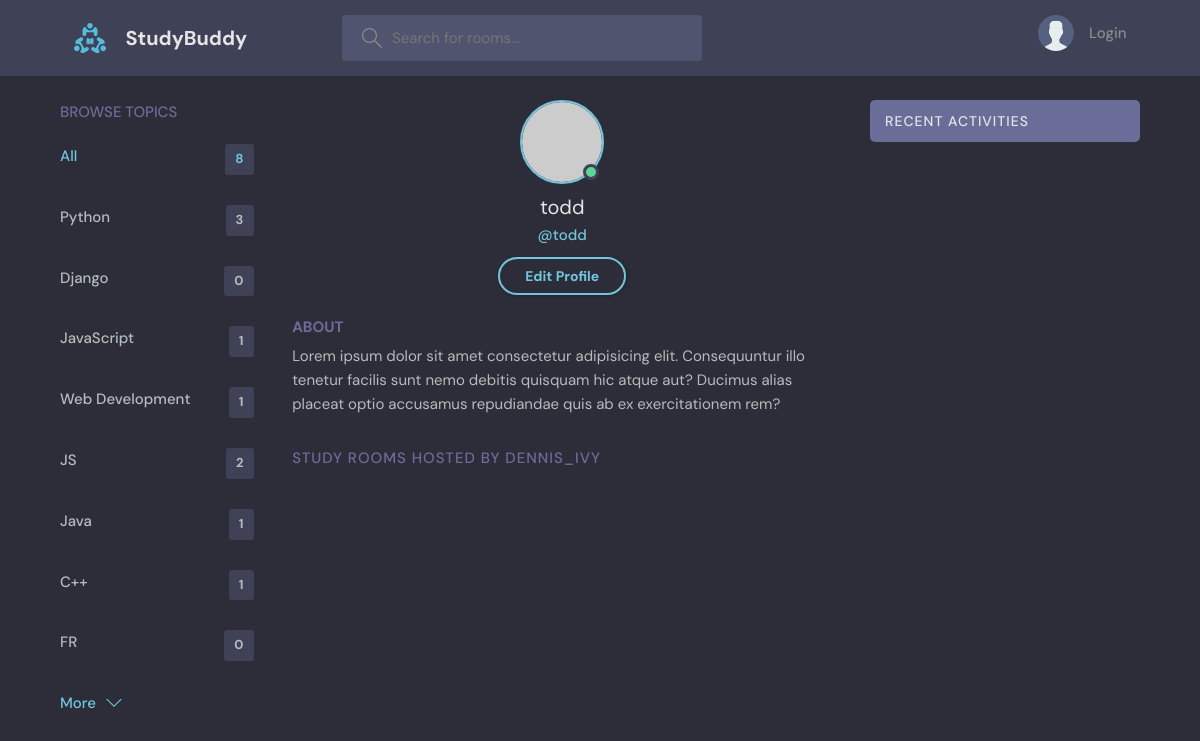
The page /user/4/ on the database as committed earlier.
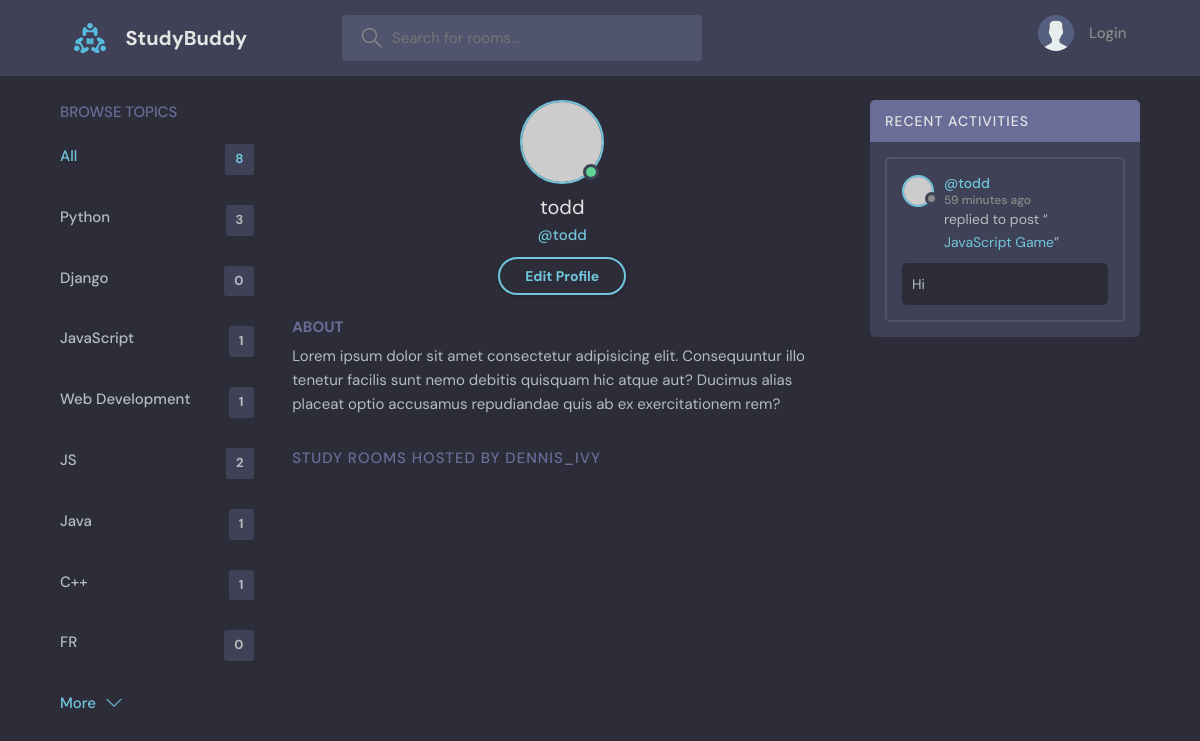
The same page on the database as committed later.
### base/models.py (models this page shows, shortened)
class Topic(models.Model):
    name = models.CharField(max_length=200)

class Message(models.Model):
    user = models.ForeignKey(User, on_delete=models.CASCADE)
    room = models.ForeignKey(Room, on_delete=models.CASCADE)
    body = models.TextField()
    updated = models.DateTimeField(auto_now=True)
    created = models.DateTimeField(auto_now_add=True)
    class Meta:
        ordering = ['-updated', '-created']
    def __str__(self):
        return self.body[0:50]

class Room(models.Model):
    host = models.ForeignKey(User, on_delete=models.SET_NULL, null=True)
    topic = models.ForeignKey(Topic, on_delete=models.SET_NULL, null=True)
    name = models.CharField(max_length=200)
    description = models.TextField(null=True, blank=True)
    participants = models.ManyToManyField(User, related_name='participants', blank=True)
    updated = models.DateTimeField(auto_now=True)
    created = models.DateTimeField(auto_now_add=True)
    class Meta:
        ordering = ['-updated', '-created']
    def __str__(self):
        return self.name

### base/views.py (the view)
# urls.py: path('user/<str:pk>/', views.userProfile, name='user-profile'),
def userProfile(request, pk):
    user = User.objects.get(id=pk)
    rooms = user.room_set.all()
    room_messages = user.message_set.all()
    topics = Topic.objects.all()
    context = {'user': user, 'rooms': rooms, 'room_messages': room_messages, 'topics': topics}
    return render(request, 'base/profile.html', context)

### base/templates/base/profile.html (shortened to what this page needs)
{% extends "main.html" %}
{% block content %}
<main class="profile-page layout layout--3">
    <div class="container">
      {% include "base/topics_component.html" %}
      <div class="roomList">
        <div class="profile">
          <div class="profile__avatar">
            <div class="avatar avatar--large active">
              <img src="https://randomuser.me/api/portraits/men/11.jpg" />
            </div>
          </div>
          <div class="profile__info">
            <h3>{{user.username}}</h3>
            <p>@{{user.username}}</p>
            <a href="{% url "update-user" %}" class="btn btn--main btn--pill">Edit Profile</a>
          </div>
          <div class="profile__about">
            <h3>About</h3>
            <p>
              Lorem ipsum dolor sit amet consectetur adipisicing elit. Consequuntur illo tenetur
              facilis sunt nemo debitis quisquam hic atque aut? Ducimus alias placeat optio
              accusamus repudiandae quis ab ex exercitationem rem?
            </p>
          </div>
        </div>
        <div class="roomList__header">
          <div>
            <h2>Study Rooms Hosted by dennis_ivy</a>
            </h2>
          </div>
        </div>
      </div>
      {% include "base/activity_component.html" %}
    </div>
</main>
{% endblock content %}

### templates/main.html (shortened to what this page needs)
<!DOCTYPE html>
{% load static %}
<html lang="en">
  <head>
    <link rel="stylesheet" href="{% static "styles/style.css" %}" />
  </head>
  <body>
    {% include 'navbar.html' %}
    {% block content %}
    {% endblock %}
  </body>
</html>

### templates/navbar.html (shortened to what this page needs)
{% load static %}
<header class="header header--loggedIn">
  <div class="container">
    <a href="{% url "home" %}" class="header__logo">
      <img src="{% static "images/logo.svg" %}" />
      <h1>StudyBuddy</h1>
    </a>
    <form class="header__search" method='GET' action='{% url "home" %}' >
      <label>
        <input type='text' name='q' placeholder="Search for rooms..." />
      </label>
    </form>
    <nav class="header__menu">
      {% if request.user.is_authenticated %}
      <div class="header__user">
        <a href="{% url "update-user" %}">
          <div class="avatar avatar--medium active">
            <img src="https://randomuser.me/api/portraits/men/37.jpg" />
          </div>
          <p>{{request.user.username}} <span>@{{request.user.username}}</span></p>
        </a>
        <button class="dropdown-button">
          <svg version="1.1" xmlns="http://www.w3.org/2000/svg" width="32" height="32" viewBox="0 0 32 32">
            <title>chevron-down</title>
            <path d="M16 21l-13-13h-3l16 16 16-16h-3l-13 13z"></path>
          </svg>
        </button>
      </div>
      {% else %}
      <a href="{% url "login" %}">
        <img src="{% static "images/avatar.svg" %}" />
        <p>Login</p>
      </a>
      {% endif %}
    </nav>
  </div>
</header>

### base/templates/base/topics_component.html
<div class="topics">
  <div class="topics__header">
    <h2>Browse Topics</h2>
  </div>
  <ul class="topics__list">
    <li>
      <a href="{% url "home" %}" class="active">All <span>{{topics.count}}</span></a>
    </li>
    {% for topic in topics %}
    <li>
      <a href="{% url "home" %}?q={{topic.name}}">{{topic.name}} <span>{{topic.room_set.all.count}}</span></a>
    </li>
    {% endfor %}
  </ul>
  <a class="btn btn--link" href="{% url "topics" %}">
    More
    <svg version="1.1" xmlns="http://www.w3.org/2000/svg" width="32" height="32" viewBox="0 0 32 32">
      <title>chevron-down</title>
      <path d="M16 21l-13-13h-3l16 16 16-16h-3l-13 13z"></path>
    </svg>
  </a>
</div>

### base/templates/base/activity_component.html (shortened to what this page needs)
<div class="activities">
  <div class="activities__header">
    <h2>Recent Activities</h2>
  </div>
  {% for message in room_messages %}
  <div class="activities__box">
    <div class="activities__boxHeader roomListRoom__header">
      <a href="{% url "user-profile" message.user.id %}" class="roomListRoom__author">
        <div class="avatar avatar--small">
          <img src="https://randomuser.me/api/portraits/women/11.jpg" />
        </div>
        <p>
          @{{message.user}}
          <span>{{message.created|timesince}} ago</span>
        </p>
      </a>
    </div>
    <div class="activities__boxContent">
      <p>replied to post “<a href="{% url "room" message.room.id %}">{{message.room}}</a>”</p>
      <div class="activities__boxRoomContent">
        {{message}}
      </div>
    </div>
  </div>
  {% endfor %}
</div>

Rows that differ between the two databases and show on the page:
added Message: user "todd", created "59 minutes", room "JavaScript Game", body "Hi"
